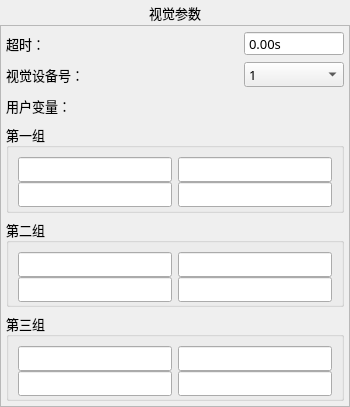
<?xml version="1.0" encoding="UTF-8"?>
<ui version="4.0">
 <class>FormActVision</class>
 <widget class="QWidget" name="FormActVision">
  <property name="geometry">
   <rect>
    <x>0</x>
    <y>0</y>
    <width>350</width>
    <height>407</height>
   </rect>
  </property>
  <property name="minimumSize">
   <size>
    <width>350</width>
    <height>407</height>
   </size>
  </property>
  <property name="maximumSize">
   <size>
    <width>760</width>
    <height>815</height>
   </size>
  </property>
  <property name="sizeIncrement">
   <size>
    <width>0</width>
    <height>-1</height>
   </size>
  </property>
  <property name="font">
   <font>
    <family>微软雅黑</family>
    <pointsize>10</pointsize>
   </font>
  </property>
  <property name="focusPolicy">
   <enum>Qt::NoFocus</enum>
  </property>
  <property name="windowTitle">
   <string notr="true">延时指令</string>
  </property>
  <property name="toolTip">
   <string notr="true"/>
  </property>
  <property name="statusTip">
   <string notr="true"/>
  </property>
  <property name="whatsThis">
   <string notr="true"/>
  </property>
  <property name="accessibleName">
   <string notr="true"/>
  </property>
  <property name="accessibleDescription">
   <string notr="true"/>
  </property>
  <property name="styleSheet">
   <string notr="true"/>
  </property>
  <property name="windowFilePath">
   <string notr="true"/>
  </property>
  <layout class="QVBoxLayout" name="verticalLayout">
   <property name="spacing">
    <number>0</number>
   </property>
   <property name="margin">
    <number>0</number>
   </property>
   <item>
    <widget class="QLabel" name="labelParaTitle">
     <property name="sizePolicy">
      <sizepolicy hsizetype="Preferred" vsizetype="Fixed">
       <horstretch>0</horstretch>
       <verstretch>0</verstretch>
      </sizepolicy>
     </property>
     <property name="minimumSize">
      <size>
       <width>0</width>
       <height>25</height>
      </size>
     </property>
     <property name="font">
      <font>
       <family>微软雅黑</family>
       <pointsize>10</pointsize>
       <weight>50</weight>
       <bold>false</bold>
      </font>
     </property>
     <property name="styleSheet">
      <string notr="true">QLabel#labelParaTitle
{
	color: black;
	border-image: url(:/img/widget/Panel.png) 0 4 0 4;
	border-left: 4px transparent;
	border-right: 4px transparent;
}
</string>
     </property>
     <property name="text">
      <string>视觉参数</string>
     </property>
     <property name="alignment">
      <set>Qt::AlignCenter</set>
     </property>
    </widget>
   </item>
   <item>
    <widget class="QFrame" name="frameVision">
     <property name="font">
      <font>
       <family>微软雅黑</family>
       <pointsize>10</pointsize>
       <weight>50</weight>
       <italic>false</italic>
       <bold>false</bold>
      </font>
     </property>
     <property name="styleSheet">
      <string notr="true"/>
     </property>
     <property name="frameShape">
      <enum>QFrame::StyledPanel</enum>
     </property>
     <property name="frameShadow">
      <enum>QFrame::Plain</enum>
     </property>
     <property name="IsMainArea" stdset="0">
      <bool>true</bool>
     </property>
     <layout class="QGridLayout" name="gridLayout_4">
      <property name="margin">
       <number>5</number>
      </property>
      <item row="0" column="0">
       <layout class="QHBoxLayout" name="horizontalLayout">
        <item>
         <widget class="QLabel" name="labelDelay">
          <property name="sizePolicy">
           <sizepolicy hsizetype="Expanding" vsizetype="Preferred">
            <horstretch>0</horstretch>
            <verstretch>0</verstretch>
           </sizepolicy>
          </property>
          <property name="minimumSize">
           <size>
            <width>0</width>
            <height>25</height>
           </size>
          </property>
          <property name="maximumSize">
           <size>
            <width>16777215</width>
            <height>50</height>
           </size>
          </property>
          <property name="font">
           <font>
            <family>微软雅黑</family>
            <pointsize>10</pointsize>
            <weight>50</weight>
            <italic>false</italic>
            <bold>false</bold>
           </font>
          </property>
          <property name="text">
           <string>超时：</string>
          </property>
         </widget>
        </item>
        <item>
         <widget class="xDoubleSpinBox" name="BoxDelay">
          <property name="enabled">
           <bool>true</bool>
          </property>
          <property name="sizePolicy">
           <sizepolicy hsizetype="Fixed" vsizetype="Fixed">
            <horstretch>0</horstretch>
            <verstretch>0</verstretch>
           </sizepolicy>
          </property>
          <property name="minimumSize">
           <size>
            <width>100</width>
            <height>25</height>
           </size>
          </property>
          <property name="maximumSize">
           <size>
            <width>200</width>
            <height>50</height>
           </size>
          </property>
          <property name="font">
           <font>
            <family>微软雅黑</family>
            <pointsize>10</pointsize>
            <weight>50</weight>
            <italic>false</italic>
            <bold>false</bold>
           </font>
          </property>
          <property name="focusPolicy">
           <enum>Qt::ClickFocus</enum>
          </property>
          <property name="alignment">
           <set>Qt::AlignLeading|Qt::AlignLeft|Qt::AlignVCenter</set>
          </property>
          <property name="buttonSymbols">
           <enum>QAbstractSpinBox::NoButtons</enum>
          </property>
          <property name="specialValueText">
           <string notr="true"/>
          </property>
          <property name="keyboardTracking">
           <bool>false</bool>
          </property>
          <property name="prefix">
           <string notr="true"/>
          </property>
          <property name="suffix">
           <string notr="true">s</string>
          </property>
          <property name="decimals">
           <number>2</number>
          </property>
          <property name="maximum">
           <double>600.000000000000000</double>
          </property>
          <property name="singleStep">
           <double>0.100000000000000</double>
          </property>
          <property name="HasBtn" stdset="0">
           <bool>true</bool>
          </property>
         </widget>
        </item>
       </layout>
      </item>
      <item row="1" column="0">
       <layout class="QHBoxLayout" name="horizontalLayout_2">
        <property name="spacing">
         <number>5</number>
        </property>
        <item>
         <widget class="QLabel" name="labelVisionNumber">
          <property name="sizePolicy">
           <sizepolicy hsizetype="Expanding" vsizetype="Preferred">
            <horstretch>0</horstretch>
            <verstretch>0</verstretch>
           </sizepolicy>
          </property>
          <property name="minimumSize">
           <size>
            <width>0</width>
            <height>25</height>
           </size>
          </property>
          <property name="maximumSize">
           <size>
            <width>16777215</width>
            <height>50</height>
           </size>
          </property>
          <property name="font">
           <font>
            <family>微软雅黑</family>
            <pointsize>10</pointsize>
            <weight>50</weight>
            <italic>false</italic>
            <bold>false</bold>
           </font>
          </property>
          <property name="text">
           <string>视觉设备号：</string>
          </property>
         </widget>
        </item>
        <item>
         <widget class="QComboBox" name="comboBoxVision">
          <property name="minimumSize">
           <size>
            <width>100</width>
            <height>25</height>
           </size>
          </property>
          <property name="maximumSize">
           <size>
            <width>16777215</width>
            <height>50</height>
           </size>
          </property>
          <property name="font">
           <font>
            <family>微软雅黑</family>
            <pointsize>10</pointsize>
            <weight>50</weight>
            <bold>false</bold>
           </font>
          </property>
          <item>
           <property name="text">
            <string>1</string>
           </property>
          </item>
          <item>
           <property name="text">
            <string>2</string>
           </property>
          </item>
          <item>
           <property name="text">
            <string>3</string>
           </property>
          </item>
          <item>
           <property name="text">
            <string>4</string>
           </property>
          </item>
          <item>
           <property name="text">
            <string>5</string>
           </property>
          </item>
          <item>
           <property name="text">
            <string>6</string>
           </property>
          </item>
          <item>
           <property name="text">
            <string>7</string>
           </property>
          </item>
          <item>
           <property name="text">
            <string>8</string>
           </property>
          </item>
         </widget>
        </item>
       </layout>
      </item>
      <item row="2" column="0">
       <widget class="QLabel" name="labelVisionVar">
        <property name="sizePolicy">
         <sizepolicy hsizetype="Expanding" vsizetype="Preferred">
          <horstretch>0</horstretch>
          <verstretch>0</verstretch>
         </sizepolicy>
        </property>
        <property name="minimumSize">
         <size>
          <width>120</width>
          <height>25</height>
         </size>
        </property>
        <property name="maximumSize">
         <size>
          <width>16777215</width>
          <height>50</height>
         </size>
        </property>
        <property name="font">
         <font>
          <family>微软雅黑</family>
          <pointsize>10</pointsize>
          <weight>50</weight>
          <italic>false</italic>
          <bold>false</bold>
         </font>
        </property>
        <property name="text">
         <string>用户变量：</string>
        </property>
       </widget>
      </item>
      <item row="3" column="0">
       <widget class="QGroupBox" name="groupBox1">
        <property name="font">
         <font>
          <family>微软雅黑</family>
          <pointsize>10</pointsize>
          <weight>50</weight>
          <bold>false</bold>
         </font>
        </property>
        <property name="title">
         <string>第一组</string>
        </property>
        <layout class="QGridLayout" name="gridLayout">
         <item row="0" column="0">
          <widget class="xLineEdit" name="BoxVisionVar1">
           <property name="minimumSize">
            <size>
             <width>100</width>
             <height>25</height>
            </size>
           </property>
           <property name="maximumSize">
            <size>
             <width>16777215</width>
             <height>50</height>
            </size>
           </property>
           <property name="font">
            <font>
             <family>微软雅黑</family>
             <pointsize>10</pointsize>
             <weight>50</weight>
             <bold>false</bold>
            </font>
           </property>
           <property name="styleSheet">
            <string notr="true"/>
           </property>
           <property name="alignment">
            <set>Qt::AlignLeading|Qt::AlignLeft|Qt::AlignVCenter</set>
           </property>
           <property name="readOnly">
            <bool>true</bool>
           </property>
          </widget>
         </item>
         <item row="0" column="1">
          <widget class="xLineEdit" name="BoxVisionVar2">
           <property name="minimumSize">
            <size>
             <width>100</width>
             <height>25</height>
            </size>
           </property>
           <property name="maximumSize">
            <size>
             <width>16777215</width>
             <height>50</height>
            </size>
           </property>
           <property name="font">
            <font>
             <family>微软雅黑</family>
             <pointsize>10</pointsize>
             <weight>50</weight>
             <bold>false</bold>
            </font>
           </property>
           <property name="styleSheet">
            <string notr="true"/>
           </property>
           <property name="alignment">
            <set>Qt::AlignLeading|Qt::AlignLeft|Qt::AlignVCenter</set>
           </property>
           <property name="readOnly">
            <bool>true</bool>
           </property>
          </widget>
         </item>
         <item row="1" column="0">
          <widget class="xLineEdit" name="BoxVisionVar3">
           <property name="minimumSize">
            <size>
             <width>100</width>
             <height>25</height>
            </size>
           </property>
           <property name="maximumSize">
            <size>
             <width>16777215</width>
             <height>50</height>
            </size>
           </property>
           <property name="font">
            <font>
             <family>微软雅黑</family>
             <pointsize>10</pointsize>
             <weight>50</weight>
             <bold>false</bold>
            </font>
           </property>
           <property name="styleSheet">
            <string notr="true"/>
           </property>
           <property name="alignment">
            <set>Qt::AlignLeading|Qt::AlignLeft|Qt::AlignVCenter</set>
           </property>
           <property name="readOnly">
            <bool>true</bool>
           </property>
          </widget>
         </item>
         <item row="1" column="1">
          <widget class="xLineEdit" name="BoxVisionVar4">
           <property name="minimumSize">
            <size>
             <width>100</width>
             <height>25</height>
            </size>
           </property>
           <property name="maximumSize">
            <size>
             <width>16777215</width>
             <height>50</height>
            </size>
           </property>
           <property name="font">
            <font>
             <family>微软雅黑</family>
             <pointsize>10</pointsize>
             <weight>50</weight>
             <bold>false</bold>
            </font>
           </property>
           <property name="styleSheet">
            <string notr="true"/>
           </property>
           <property name="alignment">
            <set>Qt::AlignLeading|Qt::AlignLeft|Qt::AlignVCenter</set>
           </property>
           <property name="readOnly">
            <bool>true</bool>
           </property>
          </widget>
         </item>
        </layout>
       </widget>
      </item>
      <item row="4" column="0">
       <widget class="QGroupBox" name="groupBox">
        <property name="font">
         <font>
          <family>微软雅黑</family>
          <pointsize>10</pointsize>
          <weight>50</weight>
          <bold>false</bold>
         </font>
        </property>
        <property name="title">
         <string>第二组</string>
        </property>
        <layout class="QGridLayout" name="gridLayout_2">
         <item row="0" column="0">
          <widget class="xLineEdit" name="BoxVisionVar5">
           <property name="minimumSize">
            <size>
             <width>100</width>
             <height>25</height>
            </size>
           </property>
           <property name="maximumSize">
            <size>
             <width>16777215</width>
             <height>50</height>
            </size>
           </property>
           <property name="font">
            <font>
             <family>微软雅黑</family>
             <pointsize>10</pointsize>
             <weight>50</weight>
             <bold>false</bold>
            </font>
           </property>
           <property name="styleSheet">
            <string notr="true"/>
           </property>
           <property name="alignment">
            <set>Qt::AlignLeading|Qt::AlignLeft|Qt::AlignVCenter</set>
           </property>
           <property name="readOnly">
            <bool>true</bool>
           </property>
          </widget>
         </item>
         <item row="0" column="1">
          <widget class="xLineEdit" name="BoxVisionVar6">
           <property name="minimumSize">
            <size>
             <width>100</width>
             <height>25</height>
            </size>
           </property>
           <property name="maximumSize">
            <size>
             <width>16777215</width>
             <height>50</height>
            </size>
           </property>
           <property name="font">
            <font>
             <family>微软雅黑</family>
             <pointsize>10</pointsize>
             <weight>50</weight>
             <bold>false</bold>
            </font>
           </property>
           <property name="styleSheet">
            <string notr="true"/>
           </property>
           <property name="alignment">
            <set>Qt::AlignLeading|Qt::AlignLeft|Qt::AlignVCenter</set>
           </property>
           <property name="readOnly">
            <bool>true</bool>
           </property>
          </widget>
         </item>
         <item row="1" column="0">
          <widget class="xLineEdit" name="BoxVisionVar7">
           <property name="minimumSize">
            <size>
             <width>100</width>
             <height>25</height>
            </size>
           </property>
           <property name="maximumSize">
            <size>
             <width>16777215</width>
             <height>50</height>
            </size>
           </property>
           <property name="font">
            <font>
             <family>微软雅黑</family>
             <pointsize>10</pointsize>
             <weight>50</weight>
             <bold>false</bold>
            </font>
           </property>
           <property name="styleSheet">
            <string notr="true"/>
           </property>
           <property name="alignment">
            <set>Qt::AlignLeading|Qt::AlignLeft|Qt::AlignVCenter</set>
           </property>
           <property name="readOnly">
            <bool>true</bool>
           </property>
          </widget>
         </item>
         <item row="1" column="1">
          <widget class="xLineEdit" name="BoxVisionVar8">
           <property name="minimumSize">
            <size>
             <width>100</width>
             <height>25</height>
            </size>
           </property>
           <property name="maximumSize">
            <size>
             <width>16777215</width>
             <height>50</height>
            </size>
           </property>
           <property name="font">
            <font>
             <family>微软雅黑</family>
             <pointsize>10</pointsize>
             <weight>50</weight>
             <bold>false</bold>
            </font>
           </property>
           <property name="styleSheet">
            <string notr="true"/>
           </property>
           <property name="alignment">
            <set>Qt::AlignLeading|Qt::AlignLeft|Qt::AlignVCenter</set>
           </property>
           <property name="readOnly">
            <bool>true</bool>
           </property>
          </widget>
         </item>
        </layout>
       </widget>
      </item>
      <item row="5" column="0">
       <widget class="QGroupBox" name="groupBox_2">
        <property name="font">
         <font>
          <family>微软雅黑</family>
          <pointsize>10</pointsize>
          <weight>50</weight>
          <bold>false</bold>
         </font>
        </property>
        <property name="title">
         <string>第三组</string>
        </property>
        <layout class="QGridLayout" name="gridLayout_3">
         <item row="0" column="0">
          <widget class="xLineEdit" name="BoxVisionVar9">
           <property name="minimumSize">
            <size>
             <width>100</width>
             <height>25</height>
            </size>
           </property>
           <property name="maximumSize">
            <size>
             <width>16777215</width>
             <height>50</height>
            </size>
           </property>
           <property name="font">
            <font>
             <family>微软雅黑</family>
             <pointsize>10</pointsize>
             <weight>50</weight>
             <bold>false</bold>
            </font>
           </property>
           <property name="styleSheet">
            <string notr="true"/>
           </property>
           <property name="alignment">
            <set>Qt::AlignLeading|Qt::AlignLeft|Qt::AlignVCenter</set>
           </property>
           <property name="readOnly">
            <bool>true</bool>
           </property>
          </widget>
         </item>
         <item row="0" column="1">
          <widget class="xLineEdit" name="BoxVisionVar10">
           <property name="minimumSize">
            <size>
             <width>100</width>
             <height>25</height>
            </size>
           </property>
           <property name="maximumSize">
            <size>
             <width>16777215</width>
             <height>50</height>
            </size>
           </property>
           <property name="font">
            <font>
             <family>微软雅黑</family>
             <pointsize>10</pointsize>
             <weight>50</weight>
             <bold>false</bold>
            </font>
           </property>
           <property name="styleSheet">
            <string notr="true"/>
           </property>
           <property name="alignment">
            <set>Qt::AlignLeading|Qt::AlignLeft|Qt::AlignVCenter</set>
           </property>
           <property name="readOnly">
            <bool>true</bool>
           </property>
          </widget>
         </item>
         <item row="1" column="0">
          <widget class="xLineEdit" name="BoxVisionVar11">
           <property name="minimumSize">
            <size>
             <width>100</width>
             <height>25</height>
            </size>
           </property>
           <property name="maximumSize">
            <size>
             <width>16777215</width>
             <height>50</height>
            </size>
           </property>
           <property name="font">
            <font>
             <family>微软雅黑</family>
             <pointsize>10</pointsize>
             <weight>50</weight>
             <bold>false</bold>
            </font>
           </property>
           <property name="styleSheet">
            <string notr="true"/>
           </property>
           <property name="alignment">
            <set>Qt::AlignLeading|Qt::AlignLeft|Qt::AlignVCenter</set>
           </property>
           <property name="readOnly">
            <bool>true</bool>
           </property>
          </widget>
         </item>
         <item row="1" column="1">
          <widget class="xLineEdit" name="BoxVisionVar12">
           <property name="minimumSize">
            <size>
             <width>100</width>
             <height>25</height>
            </size>
           </property>
           <property name="maximumSize">
            <size>
             <width>16777215</width>
             <height>50</height>
            </size>
           </property>
           <property name="font">
            <font>
             <family>微软雅黑</family>
             <pointsize>10</pointsize>
             <weight>50</weight>
             <bold>false</bold>
            </font>
           </property>
           <property name="styleSheet">
            <string notr="true"/>
           </property>
           <property name="alignment">
            <set>Qt::AlignLeading|Qt::AlignLeft|Qt::AlignVCenter</set>
           </property>
           <property name="readOnly">
            <bool>true</bool>
           </property>
          </widget>
         </item>
        </layout>
       </widget>
      </item>
      <item row="6" column="0">
       <spacer name="verticalSpacer">
        <property name="orientation">
         <enum>Qt::Vertical</enum>
        </property>
        <property name="sizeHint" stdset="0">
         <size>
          <width>748</width>
          <height>123</height>
         </size>
        </property>
       </spacer>
      </item>
     </layout>
    </widget>
   </item>
  </layout>
 </widget>
 <customwidgets>
  <customwidget>
   <class>xDoubleSpinBox</class>
   <extends>QDoubleSpinBox</extends>
   <header>xdoublespinbox.h</header>
   <slots>
    <signal>clicked()</signal>
   </slots>
  </customwidget>
  <customwidget>
   <class>xLineEdit</class>
   <extends>QLineEdit</extends>
   <header>xlineedit.h</header>
   <slots>
    <signal>clicked()</signal>
   </slots>
  </customwidget>
 </customwidgets>
 <resources/>
 <connections>
  <connection>
   <sender>BoxDelay</sender>
   <signal>clicked()</signal>
   <receiver>FormActVision</receiver>
   <slot>inputDelay()</slot>
   <hints>
    <hint type="sourcelabel">
     <x>151</x>
     <y>219</y>
    </hint>
    <hint type="destinationlabel">
     <x>139</x>
     <y>440</y>
    </hint>
   </hints>
  </connection>
  <connection>
   <sender>BoxVisionVar1</sender>
   <signal>clicked()</signal>
   <receiver>FormActVision</receiver>
   <slot>inputUserVar1()</slot>
   <hints>
    <hint type="sourcelabel">
     <x>293</x>
     <y>83</y>
    </hint>
    <hint type="destinationlabel">
     <x>394</x>
     <y>149</y>
    </hint>
   </hints>
  </connection>
  <connection>
   <sender>BoxVisionVar2</sender>
   <signal>clicked()</signal>
   <receiver>FormActVision</receiver>
   <slot>inputUserVar2()</slot>
   <hints>
    <hint type="sourcelabel">
     <x>686</x>
     <y>83</y>
    </hint>
    <hint type="destinationlabel">
     <x>394</x>
     <y>149</y>
    </hint>
   </hints>
  </connection>
  <connection>
   <sender>BoxVisionVar4</sender>
   <signal>clicked()</signal>
   <receiver>FormActVision</receiver>
   <slot>inputUserVar4()</slot>
   <hints>
    <hint type="sourcelabel">
     <x>686</x>
     <y>139</y>
    </hint>
    <hint type="destinationlabel">
     <x>394</x>
     <y>149</y>
    </hint>
   </hints>
  </connection>
  <connection>
   <sender>BoxVisionVar3</sender>
   <signal>clicked()</signal>
   <receiver>FormActVision</receiver>
   <slot>inputUserVar3()</slot>
   <hints>
    <hint type="sourcelabel">
     <x>293</x>
     <y>139</y>
    </hint>
    <hint type="destinationlabel">
     <x>394</x>
     <y>149</y>
    </hint>
   </hints>
  </connection>
  <connection>
   <sender>BoxVisionVar5</sender>
   <signal>clicked()</signal>
   <receiver>FormActVision</receiver>
   <slot>inputUserVar5()</slot>
   <hints>
    <hint type="sourcelabel">
     <x>182</x>
     <y>199</y>
    </hint>
    <hint type="destinationlabel">
     <x>394</x>
     <y>149</y>
    </hint>
   </hints>
  </connection>
  <connection>
   <sender>BoxVisionVar6</sender>
   <signal>clicked()</signal>
   <receiver>FormActVision</receiver>
   <slot>inputUserVar6()</slot>
   <hints>
    <hint type="sourcelabel">
     <x>355</x>
     <y>199</y>
    </hint>
    <hint type="destinationlabel">
     <x>394</x>
     <y>149</y>
    </hint>
   </hints>
  </connection>
  <connection>
   <sender>BoxVisionVar7</sender>
   <signal>clicked()</signal>
   <receiver>FormActVision</receiver>
   <slot>inputUserVar7()</slot>
   <hints>
    <hint type="sourcelabel">
     <x>528</x>
     <y>199</y>
    </hint>
    <hint type="destinationlabel">
     <x>394</x>
     <y>149</y>
    </hint>
   </hints>
  </connection>
  <connection>
   <sender>BoxVisionVar8</sender>
   <signal>clicked()</signal>
   <receiver>FormActVision</receiver>
   <slot>inputUserVar8()</slot>
   <hints>
    <hint type="sourcelabel">
     <x>701</x>
     <y>199</y>
    </hint>
    <hint type="destinationlabel">
     <x>394</x>
     <y>149</y>
    </hint>
   </hints>
  </connection>
  <connection>
   <sender>BoxVisionVar9</sender>
   <signal>clicked()</signal>
   <receiver>FormActVision</receiver>
   <slot>inputUserVar9()</slot>
   <hints>
    <hint type="sourcelabel">
     <x>182</x>
     <y>256</y>
    </hint>
    <hint type="destinationlabel">
     <x>394</x>
     <y>149</y>
    </hint>
   </hints>
  </connection>
  <connection>
   <sender>BoxVisionVar10</sender>
   <signal>clicked()</signal>
   <receiver>FormActVision</receiver>
   <slot>inputUserVar10()</slot>
   <hints>
    <hint type="sourcelabel">
     <x>355</x>
     <y>256</y>
    </hint>
    <hint type="destinationlabel">
     <x>394</x>
     <y>149</y>
    </hint>
   </hints>
  </connection>
  <connection>
   <sender>BoxVisionVar11</sender>
   <signal>clicked()</signal>
   <receiver>FormActVision</receiver>
   <slot>inputUserVar11()</slot>
   <hints>
    <hint type="sourcelabel">
     <x>528</x>
     <y>256</y>
    </hint>
    <hint type="destinationlabel">
     <x>394</x>
     <y>149</y>
    </hint>
   </hints>
  </connection>
  <connection>
   <sender>BoxVisionVar12</sender>
   <signal>clicked()</signal>
   <receiver>FormActVision</receiver>
   <slot>inputUserVar12()</slot>
   <hints>
    <hint type="sourcelabel">
     <x>701</x>
     <y>256</y>
    </hint>
    <hint type="destinationlabel">
     <x>394</x>
     <y>149</y>
    </hint>
   </hints>
  </connection>
 </connections>
 <slots>
  <slot>inputDelay()</slot>
  <slot>inputUserVar1()</slot>
  <slot>inputUserVar2()</slot>
  <slot>inputUserVar3()</slot>
  <slot>inputUserVar4()</slot>
  <slot>inputUserVar5()</slot>
  <slot>inputUserVar6()</slot>
  <slot>inputUserVar7()</slot>
  <slot>inputUserVar8()</slot>
  <slot>inputUserVar9()</slot>
  <slot>inputUserVar10()</slot>
  <slot>inputUserVar11()</slot>
  <slot>inputUserVar12()</slot>
 </slots>
</ui>
